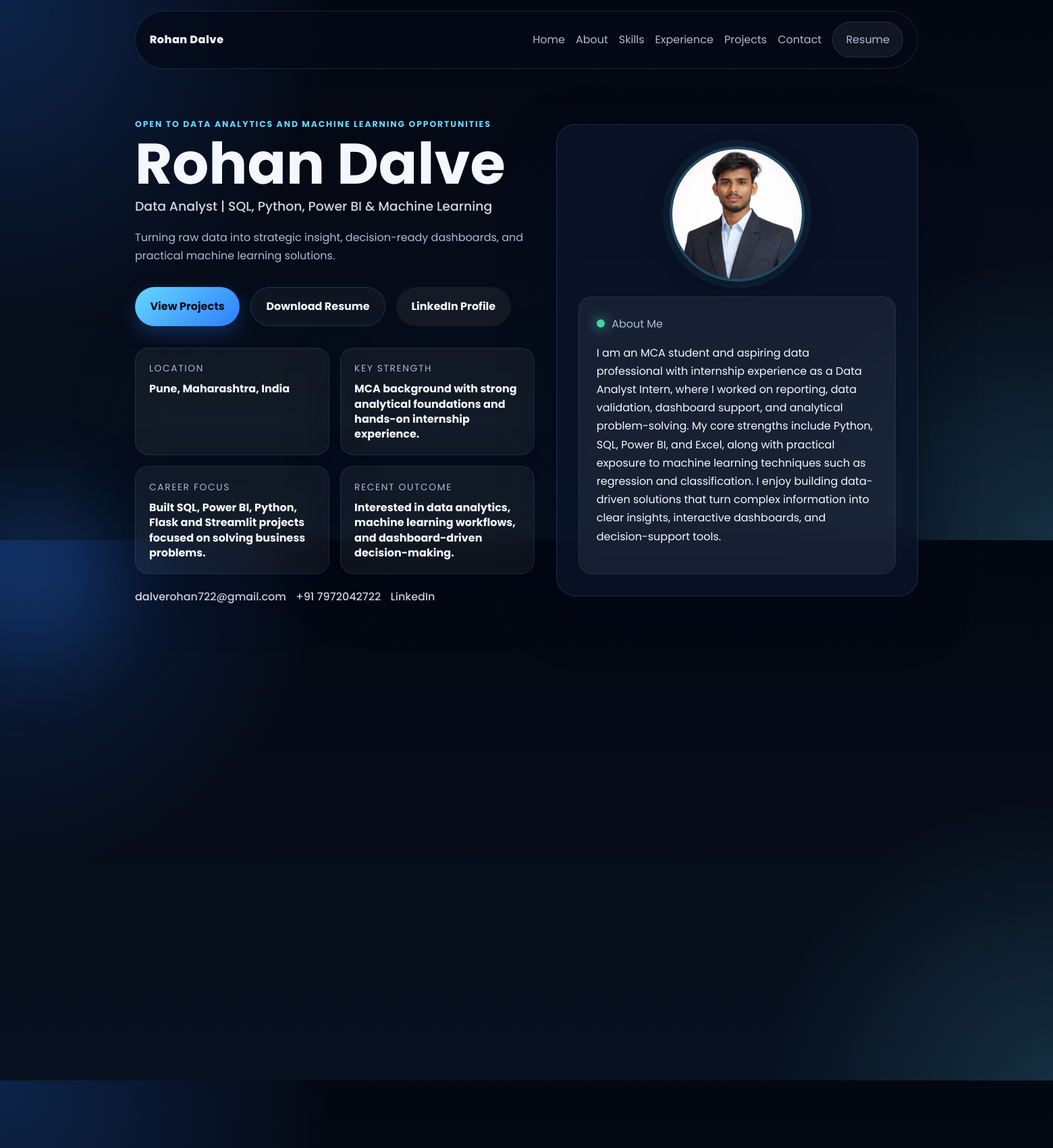
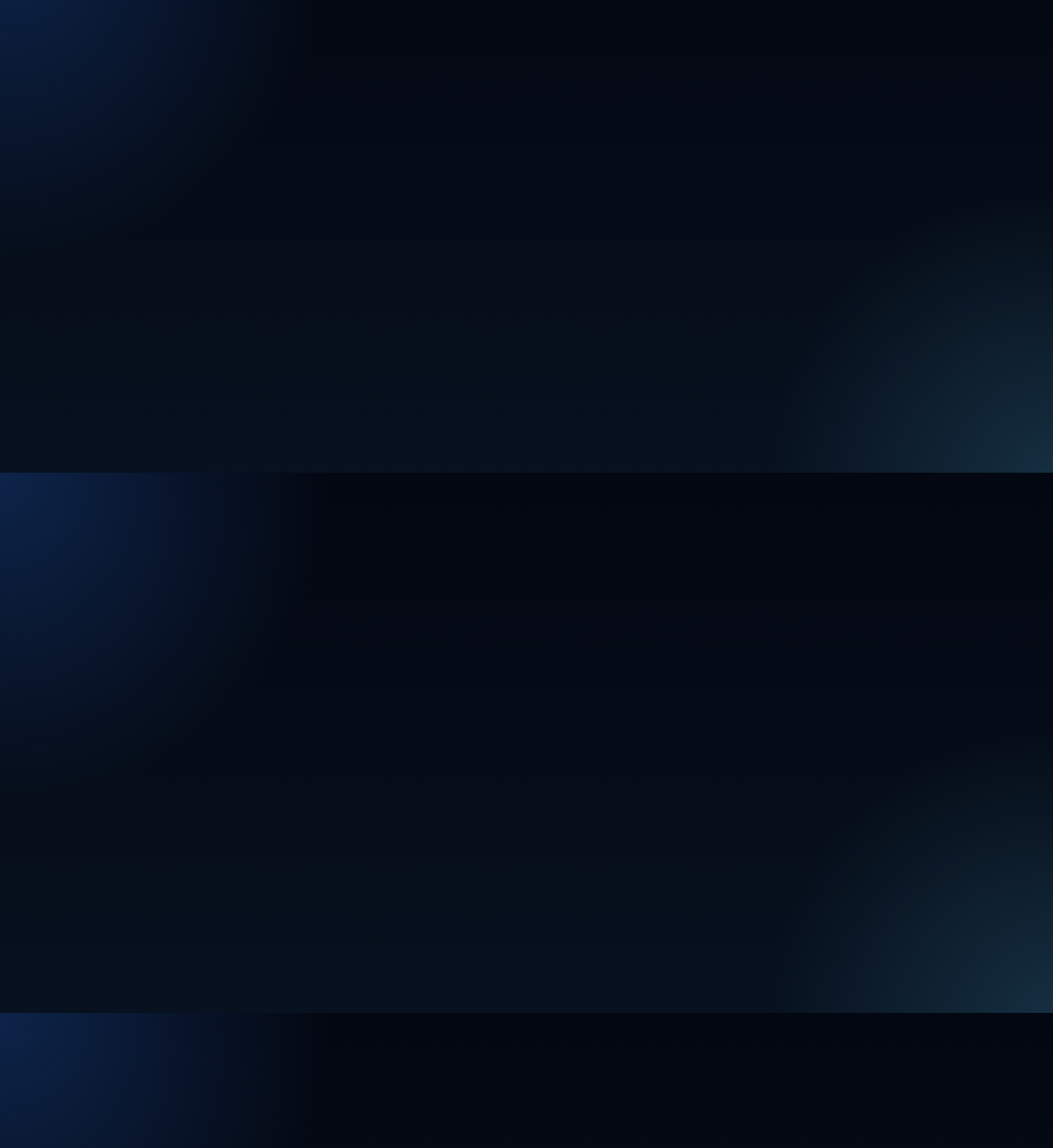
The page / (upper part) on the database its author committed (2 pictures, top to bottom).
### tables this page shows
CREATE TABLE settings (
            key TEXT PRIMARY KEY,
            value TEXT NOT NULL
        );

CREATE TABLE about (
            id INTEGER PRIMARY KEY AUTOINCREMENT,
            content TEXT NOT NULL
        );

### app.py (the view)
@app.route("/")
def home():
    return render_template("index.html", portfolio=get_portfolio_content())

### app.py (called while the page is built)
def get_db() -> sqlite3.Connection:
    if "db" not in g:
        g.db = sqlite3.connect(app.config["DATABASE"])
        g.db.row_factory = sqlite3.Row
    return g.db

def query_all(query: str, params: tuple = ()) -> list[sqlite3.Row]:
    return get_db().execute(query, params).fetchall()

def query_one(query: str, params: tuple = ()) -> sqlite3.Row | None:
    return get_db().execute(query, params).fetchone()

def get_settings_dict() -> dict[str, str]:
    settings = DEFAULT_SETTINGS.copy()
    rows = query_all("SELECT key, value FROM settings")
    settings.update({row["key"]: row["value"] for row in rows})
    return settings

def normalize_text(value: str) -> str:
    return value.strip().lower()

@app.context_processor
def inject_globals():
    db = sqlite3.connect(app.config["DATABASE"])
    db.row_factory = sqlite3.Row
    rows = db.execute("SELECT key, value FROM settings").fetchall()
    db.close()
    site = DEFAULT_SETTINGS.copy()
    site.update({row["key"]: row["value"] for row in rows})
    return {"site": site, "current_year": datetime.now().year}

### templates/index.html (shortened to what this page needs)
{% extends "base.html" %}
{% block content %}
<section class="hero section" id="hero">
    <div class="container hero-layout">
        <div class="hero-copy reveal">
            <span class="eyebrow">Open to data analytics and machine learning opportunities</span>
            <h1>{{ portfolio.site.name }}</h1>
            <p class="hero-lead">{{ portfolio.site.role }}</p>
            <p class="hero-text">{{ portfolio.site.tagline }}</p>
            <div class="hero-actions">
                <a class="btn btn-primary" href="#projects">View Projects</a>
                <a class="btn btn-secondary" href="{{ url_for('static', filename='resume.pdf') }}" download>Download Resume</a>
                <a class="btn btn-tertiary" href="{{ portfolio.site.linkedin }}" target="_blank" rel="noreferrer">LinkedIn Profile</a>
            </div>
            <div class="hero-meta-grid">
                <article class="glass hero-meta-card">
                    <span>Location</span>
                    <strong>{{ portfolio.site.location }}</strong>
                </article>
                <article class="glass hero-meta-card">
                    <span>Key Strength</span>
                    <strong>{{ portfolio.site.resume_highlight_1 }}</strong>
                </article>
                <article class="glass hero-meta-card">
                    <span>Career Focus</span>
                    <strong>{{ portfolio.site.resume_highlight_2 }}</strong>
                </article>
                <article class="glass hero-meta-card">
                    <span>Recent Outcome</span>
                    <strong>{{ portfolio.site.resume_highlight_3 }}</strong>
                </article>
            </div>
            <div class="hero-contact-links">
                <a class="hero-link" href="mailto:{{ portfolio.site.email }}">{{ portfolio.site.email }}</a>
                <a class="hero-link" href="tel:{{ portfolio.site.phone }}">{{ portfolio.site.phone }}</a>
                <a class="hero-link" href="{{ portfolio.site.linkedin }}" target="_blank" rel="noreferrer">LinkedIn</a>
            </div>
        </div>
        <div class="hero-visual reveal">
            <div class="profile-frame glass">
                <img
                    class="profile-image"
                    src="{{ url_for('static', filename='images/profile.jpg') }}"
                    alt="{{ portfolio.site.name }} profile photo"
                    loading="eager"
                    onerror="this.onerror=null;this.src='{{ url_for('static', filename='images/profile-placeholder.svg') }}';"
                >
                <div class="hero-card">
                    <div class="hero-card__top">
                        <span class="status-dot"></span>
                        <span>About Me</span>
                    </div>
                    <p>{{ portfolio.about }}</p>
                </div>
            </div>
        </div>
    </div>
</section>
<section class="section" id="about">
    <div class="container">
    </div>
</section>
<section class="section" id="what-i-do">
    <div class="container">
    </div>
</section>
<section class="section" id="skills">
    <div class="container">
    </div>
</section>
{% endblock %}

### templates/partials/navbar.html (shortened to what this page needs)
<header class="site-header" id="top">
    <nav class="navbar container">
        <a href="{{ url_for('home') }}#hero" class="brand">{{ site.name }}</a>
        <div class="nav-links" id="nav-menu">
            {% if request.path == '/' %}
            <a href="#hero">Home</a>
            <a href="#about">About</a>
            <a href="#skills">Skills</a>
            <a href="#experience">Experience</a>
            <a href="#projects">Projects</a>
            <a href="#contact">Contact</a>
            <a class="nav-button" href="{{ url_for('static', filename='resume.pdf') }}" download>Resume</a>
            {% elif session.get('admin_logged_in') %}
            <a href="{{ url_for('dashboard') }}">Dashboard</a>
            <a href="{{ url_for('add_project') }}">Add Project</a>
            <form action="{{ url_for('logout') }}" method="post" class="nav-inline-form">
                <button type="submit" class="nav-link-button">Logout</button>
            </form>
            {% else %}
            <a href="{{ url_for('home') }}#projects">Portfolio</a>
            <a href="{{ url_for('admin_login') }}">Admin Login</a>
            {% endif %}
        </div>
    </nav>
</header>

### rows shown on the page
settings: name "Rohan Dalve", site.name "Rohan Dalve"
settings: site.role "Data Analyst | SQL, Python, Power BI & Machine Learning"
settings: site.tagline "Turning raw data into strategic insight, decision-ready dashboards, and practical machine learning solutions."
settings: site.location "Pune, Maharashtra, India"
settings: site.resume_highlight_1 "MCA background with strong analytical foundations and hands-on internship experience."
settings: site.resume_highlight_2 "Built SQL, Power BI, Python, Flask and Streamlit projects focused on solving business problems."
settings: site.resume_highlight_3 "Interested in data analytics, machine learning workflows, and dashboard-driven decision-making."
settings: site.email "dalverohan722@gmail.com"
settings: site.phone "+91 7972042722"
about: about "I am an MCA student and aspiring data professional with internship experience as a Data Analyst Intern, where I worked on reporting, data validation, dashboard support, and analytical problem-solving. My core strengths include Python, SQL, Power BI, and Excel, along with practical exposure to machine learning techniques such as regression and classification. I enjoy building data-driven solutions that turn complex information into clear insights, interactive dashboards, and decision-support tools."
